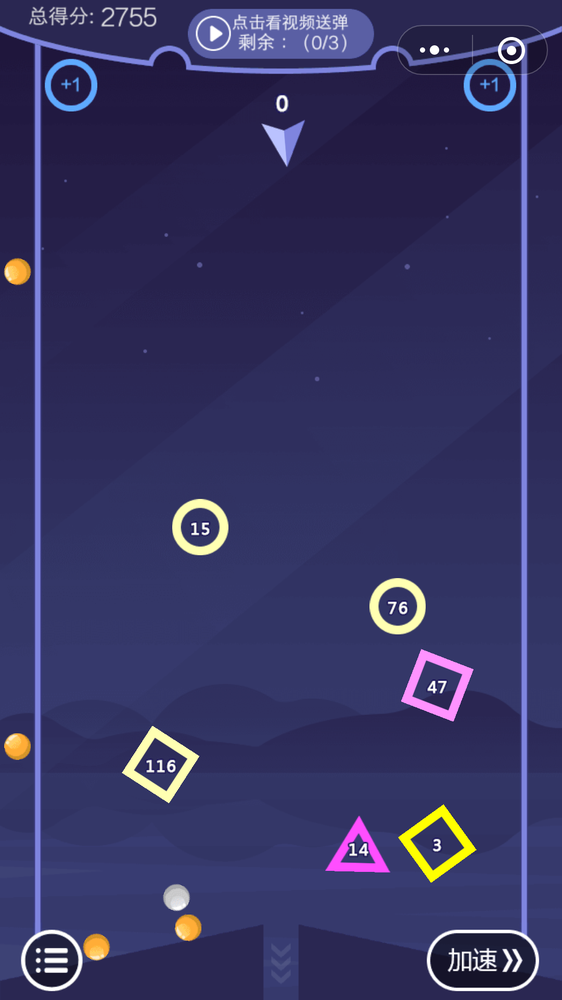
//> input picture 弹一弹_王琦/弹一弹_王琦/screen.png, 562 x 1000 px, shrunk from 1080 x 1920 before the run
$ ./main   (built with g++ and OpenCV 4)
//> lines starting //> are read from the running program, lines starting //| are printed output that depends on the picture; after the words box and inside, x2 and y2 are one past the last pixel; in counts of white or black regions, pixels touching at a corner belong together
#include<iostream>
#include<cstdlib>
#include<unistd.h>
#include<opencv2/opencv.hpp>
using namespace std;
using namespace cv;

bool cmp(Point a, Point b)
{
	return a.y < b.y;
}
int main()
{
	cout << CV_VERSION;
	int n = 1000;
	while (n--!=0){
		system("adb shell screencap -p /sdcard/screen.png ");
		system("adb pull /sdcard/screen.png");
		Mat image = imread("screen.png");
//> image is the input picture: 1000 rows x 562 cols, CV_8UC3; mean B, G, R 97.8, 52.9, 54.3
		Mat frame;
		Mat rgb[3];
		split(image, rgb);
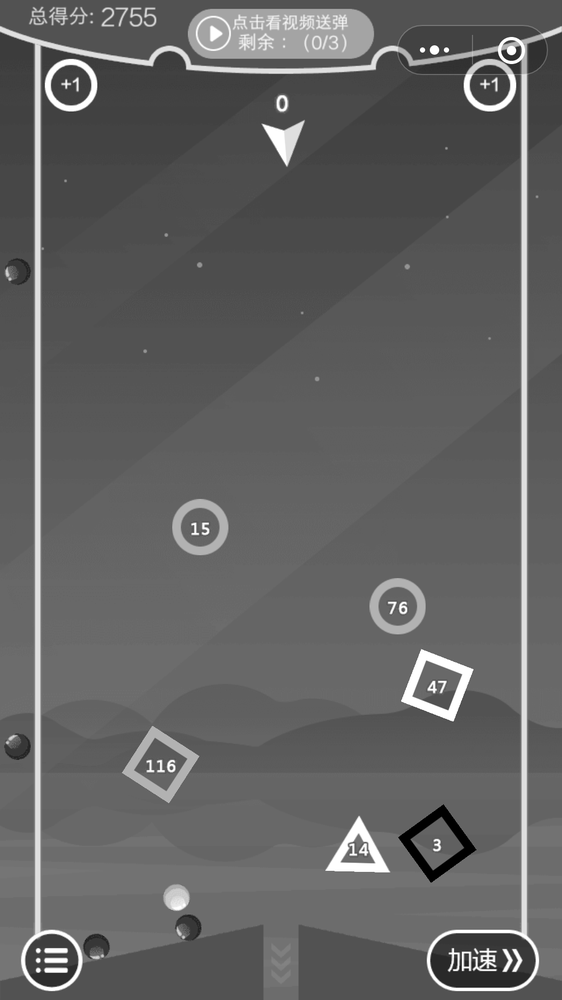
//> rgb[0]: 1000 rows x 562 cols, CV_8UC1; min 0, max 255, mean 97.8
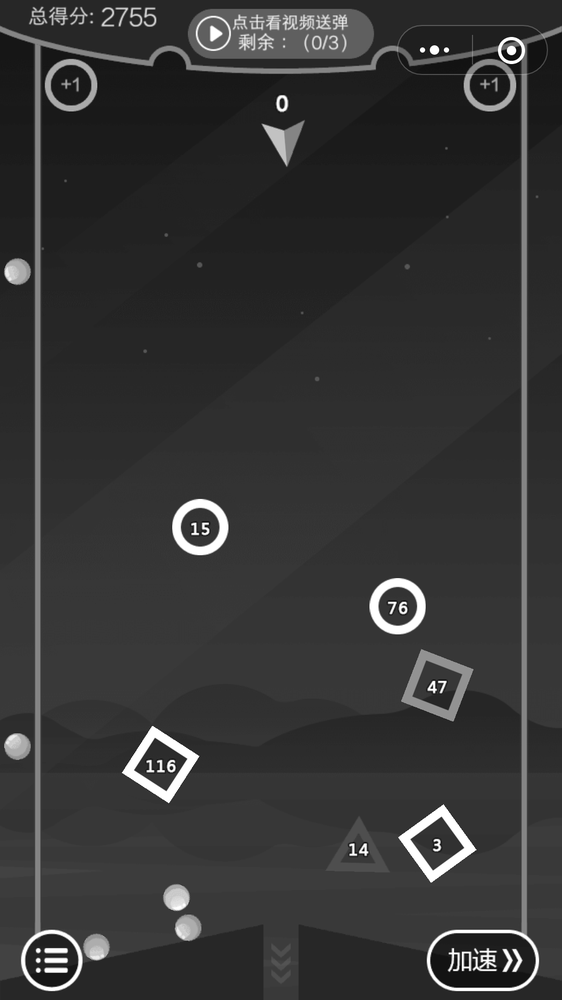
//> rgb[1]: 1000 rows x 562 cols, CV_8UC1; min 0, max 255, mean 52.9
		cvtColor(image, frame, COLOR_RGB2GRAY);
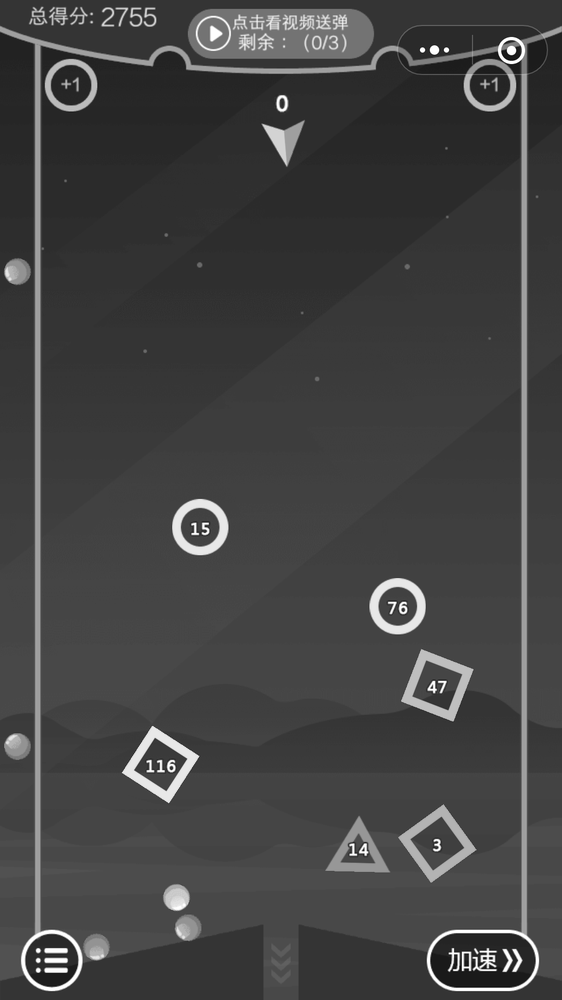
//> frame: 1000 rows x 562 cols, CV_8UC1; min 7, max 255, mean 66.4

		threshold(rgb[2], frame, 128, 255, THRESH_BINARY);
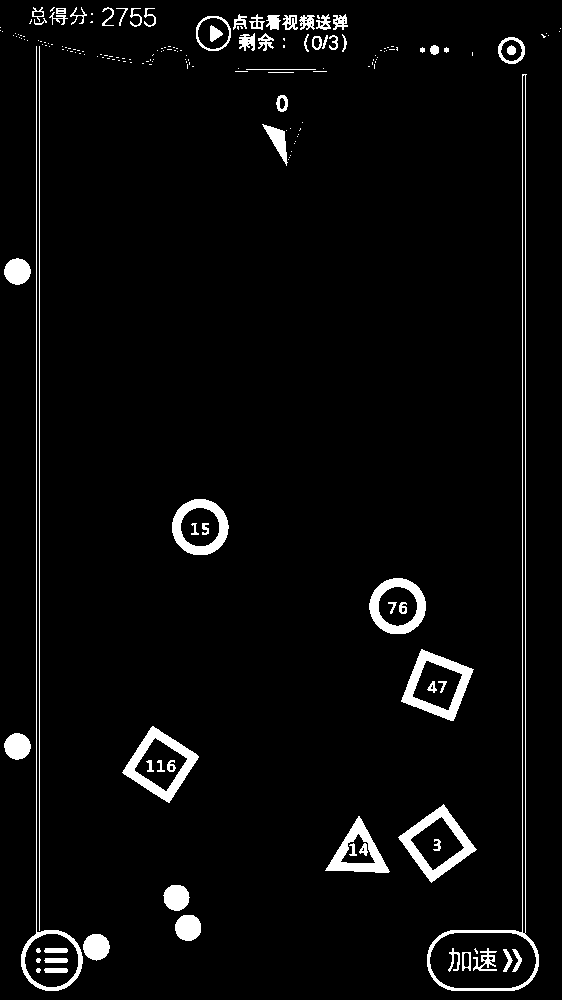
//> frame: 1000 rows x 562 cols, CV_8UC1; 4% white; 191 white regions (120 under 20 px)

		vector<vector<cv::Point>> contour;


		findContours(frame, contour, cv::RETR_EXTERNAL, cv::CHAIN_APPROX_NONE);
//> contour = 165 contours, 126 with area under 20; largest, box (x1, y1, x2, y2) and area: (427, 74, 539, 991) 8531, (398, 804, 477, 883) 3091, (122, 726, 199, 803) 3082, (401, 649, 474, 721) 3078, (21, 46, 83, 991) 2908

		vector<Point>center;
		vector<float>radius;
		for (int i = 0; i < (int)contour.size(); i++)
		{
			Point2f c; float r;
			{
				minEnclosingCircle(contour[i], c, r);
				if (r < 20 || r>100 || c.y < 300)continue;
				Point c1; c1.x = (int)c.x;
				c1.y = (int)c.y;

				center.push_back(c1);

				radius.push_back(r);
				circle(image, c, r, Scalar(0, 0, 255), 1);
			}
		}
//> this loop made 165 passes
//> (c, r) on passes 1 to 3: (Point(95.95, 946.7), 13.32), (Point(187.7, 927.2), 13.28), (Point(176, 897.2), 13.18)
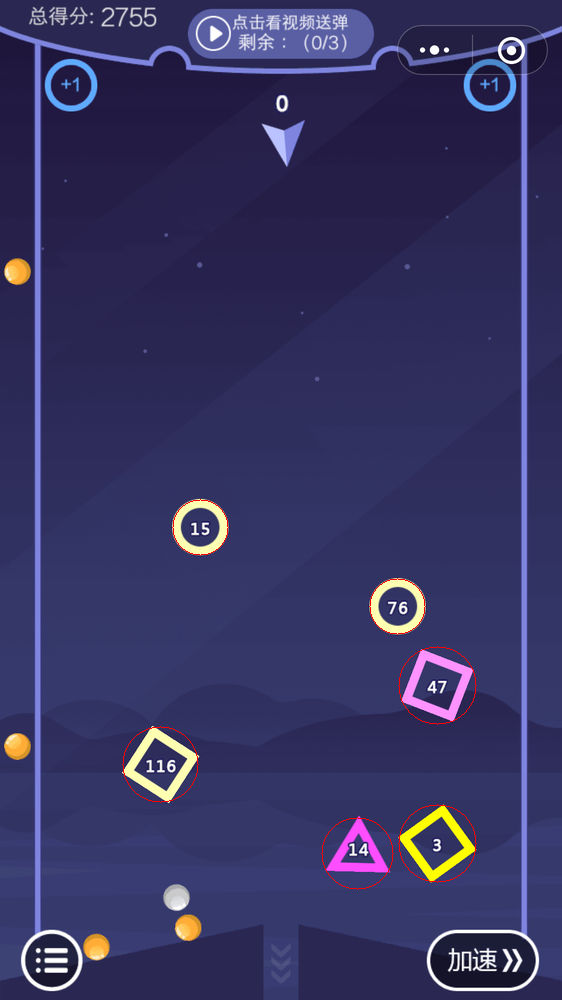
//> image: 1000 rows x 562 cols, CV_8UC3; 0.21% of pixels changed, all inside (x1, y1, x2, y2) = (122, 499, 477, 890)
		sort(center.begin(), center.end(), cmp);
//> center = 6 Points (x, y): [199, 526], [397, 605], [437, 685], [160, 764], [437, 843], [357, 852]
		string sx = to_string(center[0].x);
//> sx = "199"
		string sy = to_string(center[0].y);
//> sy = "526"
		string scommand = "adb shell input tap " + sx + " " + sy;
//> scommand = "adb shell input tap 199 526"

		const char *command = scommand.c_str();
//> command = "adb shell input tap 199 526"

		system(command);
		cout << command << endl;
//| adb shell input tap 199 526
		system(command);
		sleep(10000);
	}
	getchar();
}
